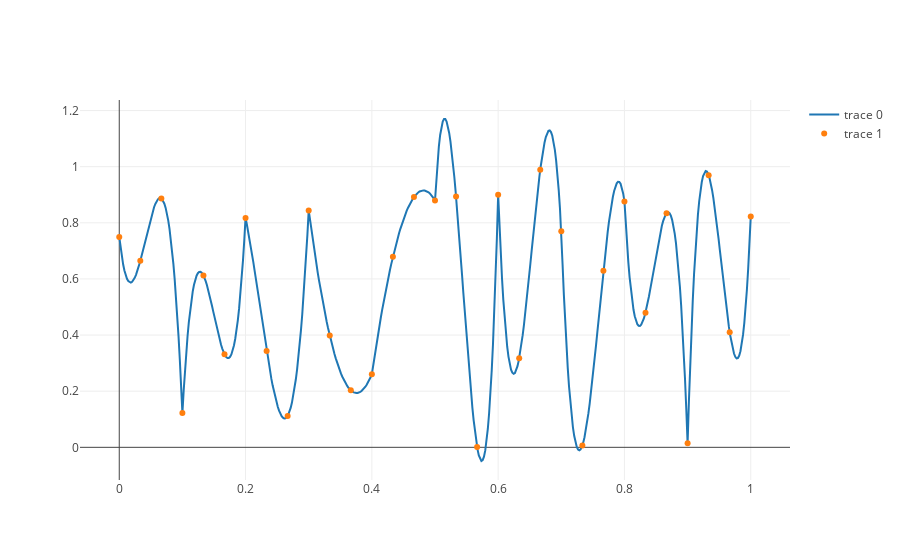

Notebook code for this chart:
### Markdown cell above
We can generate a random vector $ui$ and use the previous function

### Code cell
ui = np.random.rand(n_bases)

x, u = interpolate(ui)


fig = go.Figure(data=[
    go.Scatter(x=x, y=u, mode='lines'),
    go.Scatter(x=nodes, y=ui, mode='markers'),
])
plotly.iplot(fig)

### Figure 1 — Plotly figure (JSON) as saved in the notebook; plotly's stock layout.template omitted (floating-point values rounded to 4 significant figures; data arrays with more than 128 entries replaced by an {"elided": "..."} marker saying what was removed)
{"data": [{"mode": "lines", "type": "scatter", "uid": "be227900-7518-4965-a6ca-03fe6c722c1e", "x": {"elided": "500 float values"}, "y": {"elided": "500 float values"}}, {"mode": "markers", "type": "scatter", "uid": "6fd1b7d8-a56e-4219-bed6-8028135f6841", "x": [0, 0.1, 0.2, 0.3, 0.4, 0.5, 0.6, 0.7, 0.8, 0.9, 1, 0.03333, 0.06667, 0.1333, 0.1667, 0.2333, 0.2667, 0.3333, 0.3667, 0.4333, 0.4667, 0.5333, 0.5667, 0.6333, 0.6667, 0.7333, 0.7667, 0.8333, 0.8667, 0.9333, 0.9667], "y": [0.7496, 0.1221, 0.8174, 0.844, 0.2604, 0.8796, 0.8999, 0.7697, 0.8763, 0.0142, 0.8221, 0.6644, 0.8868, 0.6122, 0.3315, 0.3433, 0.1117, 0.3985, 0.2031, 0.6786, 0.8919, 0.894, 0.001381, 0.3178, 0.9891, 0.006333, 0.6293, 0.48, 0.8345, 0.9699, 0.4101]}], "layout": {}}
